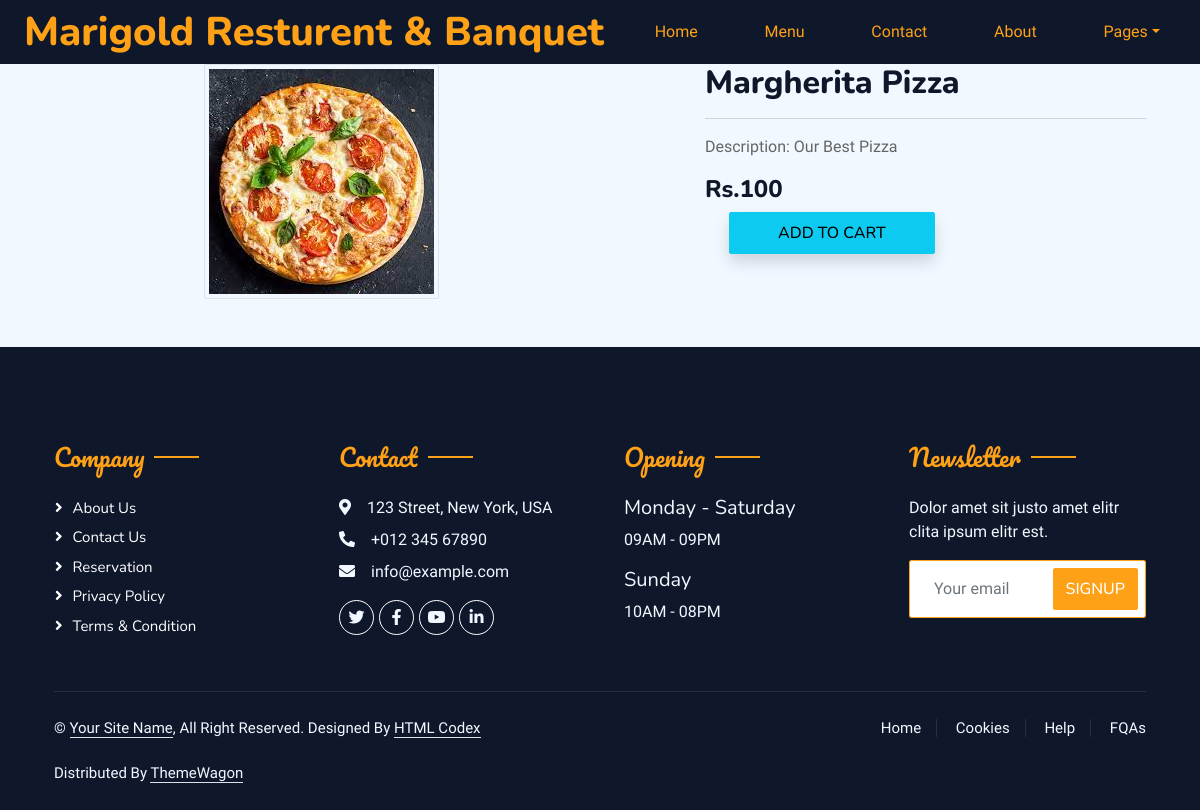
The app's page /foodetail/3 (signed in) with its own data.
### myapp/models.py (models this page shows, shortened)
class Food(models.Model):
    food_name = models.CharField(max_length=150)
    food_category = models.ForeignKey(Category, on_delete=models.CASCADE)
    price = models.IntegerField(default=0)
    dec = models.CharField(max_length=500, default="")
    image = models.ImageField(upload_to="static/img", default="")

### myapp/views.py (the view)
# urls.py: path('foodetail/<int:pk>', views.foodetail, name='foodetail'),
def foodetail(request, pk):
    totaltitem = 0
    food = Food.objects.get(pk=pk)
    email = request.session['email']
    totaltitem = len(profile.objects.filter(email=email))
    item_already_in_cart = False
    if request.session.has_key('email'):
        item_already_in_cart = Cart.objects.filter(
            Q(food=food.id) & Q(email=email)).exists()
        Data = {
            'food': food,
            'item_already_in_cart': item_already_in_cart,
            'totaltitem': totaltitem
        }
    return render(request, "foodetail.html", Data)

### template/foodetail.html (shortened to what this page needs)
<!DOCTYPE html>
<html lang="en">
<head>
  <link href="https://cdn.jsdelivr.net/npm/bootstrap@5.3.2/dist/css/bootstrap.min.css" rel="stylesheet"
>
  <link href="https://cdnjs.cloudflare.com/ajax/libs/font-awesome/5.10.0/css/all.min.css" rel="stylesheet">
  <link href="https://cdn.jsdelivr.net/npm/bootstrap-icons@1.4.1/font/bootstrap-icons.css" rel="stylesheet">
  <link href="/static/home/lib/animate/animate.min.css" rel="stylesheet">
  <link href="/static/home/lib/owlcarousel/assets/owl.carousel.min.css" rel="stylesheet">
  <link href="/static/home/lib/tempusdominus/css/tempusdominus-bootstrap-4.min.css" rel="stylesheet" />
  <link href="/static/home/css/bootstrap.min.css" rel="stylesheet">
  <link href="/static/home/css/style.css" rel="stylesheet">
  <link href="https://cdnjs.cloudflare.com/ajax/libs/font-awesome/5.10.0/css/all.min.css" rel="stylesheet">
  <link href="https://cdn.jsdelivr.net/npm/bootstrap-icons@1.4.1/font/bootstrap-icons.css" rel="stylesheet">
  <link href="/static/home/lib/animate/animate.min.css" rel="stylesheet">
  <link href="/static/home/lib/owlcarousel/assets/owl.carousel.min.css" rel="stylesheet">
  <link href="/static/home/lib/tempusdominus/css/tempusdominus-bootstrap-4.min.css" rel="stylesheet" />
  <link href="/static/home/css/bootstrap.min.css" rel="stylesheet">
  <link href="/static/home/css/style.css" rel="stylesheet">
</head>
<body>
    <nav class="navbar navbar-expand-lg  bg-dark">
      <div class="container-fluid">
        <h1 class="text-primary m-0">Marigold Resturent & Banquet</h1>
        <a href="{% url 'home' %}" class="nav-item nav-link">Home</a>
        <div class="nav-item dropdown">
          <a href="{% url 'food' %}" class="nav-link active">Menu</a>
        </div>
        <a href="{% url 'contact' %}" class="nav-item nav-link">Contact</a>
        <a href="{% url 'about'%}" class="nav-item nav-link">About</a>
        <div class="nav-item dropdown">
          <a href="#" class="nav-link dropdown-toggle" data-bs-toggle="dropdown">Pages</a>
        </div>
      </div>
    </nav>
    <div class="container ">
      <div class="row">
        <div class="col-sm-6 text-center align self-center">
          <img src="{{food.image.url}}" alt="" class="img-fluid img-thumbnail">
        </div>
        <div class="col-sm-5 offset-sm-1">
          <h2>{{food.food_name}}</h2>
          <hr>
          <p>Description: {{food.dec}}</p>
          <h4>Rs.{{food.price}}</h4>
          {% if request.session %}
          {% if item_already_in_cart %}
          <a href="/show_cart" class='btn btn-warning shadow px-5 py-2 ms-4'>Go To Cart</a>
          {% else %}
          <form action="/add_to_cart" class="btn-block">
            <button type="submit" class=" btn btn-info shadow px-5 py-2 ms-4">Add to Cart</button>
          </form>
          {% endif %}
          {% endif %}
        </div>
      </div>
    </div>
    <div class="container-fluid bg-dark text-light footer pt-5 mt-5 wow fadeIn" data-wow-delay="0.1s">
      <div class="container py-5">
        <div class="row g-5">
          <div class="col-lg-3 col-md-6">
            <h4 class="section-title ff-secondary text-start text-primary fw-normal mb-4">Company</h4>
            <a class="btn btn-link" href="">About Us</a>
            <a class="btn btn-link" href="">Contact Us</a>
            <a class="btn btn-link" href="">Reservation</a>
            <a class="btn btn-link" href="">Privacy Policy</a>
            <a class="btn btn-link" href="">Terms & Condition</a>
          </div>
          <div class="col-lg-3 col-md-6">
            <h4 class="section-title ff-secondary text-start text-primary fw-normal mb-4">Contact</h4>
            <p class="mb-2"><i class="fa fa-map-marker-alt me-3"></i>123 Street, New York, USA</p>
            <p class="mb-2"><i class="fa fa-phone-alt me-3"></i>+012 345 67890</p>
            <p class="mb-2"><i class="fa fa-envelope me-3"></i>info@example.com</p>
            <div class="d-flex pt-2">
              <a class="btn btn-outline-light btn-social" href=""><i class="fab fa-twitter"></i></a>
              <a class="btn btn-outline-light btn-social" href=""><i class="fab fa-facebook-f"></i></a>
              <a class="btn btn-outline-light btn-social" href=""><i class="fab fa-youtube"></i></a>
              <a class="btn btn-outline-light btn-social" href=""><i class="fab fa-linkedin-in"></i></a>
            </div>
          </div>
          <div class="col-lg-3 col-md-6">
            <h4 class="section-title ff-secondary text-start text-primary fw-normal mb-4">Opening</h4>
            <h5 class="text-light fw-normal">Monday - Saturday</h5>
            <p>09AM - 09PM</p>
            <h5 class="text-light fw-normal">Sunday</h5>
            <p>10AM - 08PM</p>
          </div>
          <div class="col-lg-3 col-md-6">
            <h4 class="section-title ff-secondary text-start text-primary fw-normal mb-4">Newsletter</h4>
            <p>Dolor amet sit justo amet elitr clita ipsum elitr est.</p>
            <div class="position-relative mx-auto" style="max-width: 400px;">
              <input class="form-control border-primary w-100 py-3 ps-4 pe-5" type="text" placeholder="Your email">
              <button type="button" class="btn btn-primary py-2 position-absolute top-0 end-0 mt-2 me-2">SignUp</button>
            </div>
          </div>
        </div>
      </div>
      <div class="container">
        <div class="copyright">
          <div class="row">
            <div class="col-md-6 text-center text-md-start mb-3 mb-md-0">
              &copy; <a class="border-bottom" href="#">Your Site Name</a>, All Right Reserved.
              Designed By <a class="border-bottom" href="https://htmlcodex.com">HTML Codex</a><br><br>
              Distributed By <a class="border-bottom" href="https://themewagon.com" target="_blank">ThemeWagon</a>
            </div>
            <div class="col-md-6 text-center text-md-end">
              <div class="footer-menu">
                <a href="">Home</a>
                <a href="">Cookies</a>
                <a href="">Help</a>
                <a href="">FQAs</a>
              </div>
            </div>
          </div>
        </div>
      </div>
    </div>
</body>
</html>

### static/home/css/style.css (style rules this page uses)
:root { --primary: #FEA116; --light: #F1F8FF; --dark: #0F172B; }
.ff-secondary { font-family: 'Pacifico', cursive; }
.btn { font-family: 'Nunito', sans-serif; font-weight: 500; text-transform: uppercase; transition: .5s; }
.btn.btn-primary, .btn.btn-secondary { color: #FFFFFF; }
.section-title { position: relative; display: inline-block; }
.section-title::before { position: absolute; content: ""; width: 45px; height: 2px; top: 50%; left: -55px; margin-top: -1px; background: var(--primary); }
.section-title::after { position: absolute; content: ""; width: 45px; height: 2px; top: 50%; right: -55px; margin-top: -1px; background: var(--primary); }
.section-title.text-start::before, .section-title.text-end::after { display: none; }
.footer .btn.btn-social { margin-right: 5px; width: 35px; height: 35px; display: flex; align-items: center; justify-content: center; color: var(--light); border: 1px solid #FFFFFF; border-radius: 35px; transition: .3s; }
.footer .btn.btn-link { display: block; margin-bottom: 5px; padding: 0; text-align: left; color: #FFFFFF; font-size: 15px; font-weight: normal; text-transform: capitalize; transition: .3s; }
.footer .btn.btn-link::before { position: relative; content: "\f105"; font-family: "Font Awesome 5 Free"; font-weight: 900; margin-right: 10px; }
.footer .copyright { padding: 25px 0; font-size: 15px; border-top: 1px solid rgba(256, 256, 256, .1); }
.footer .copyright a { color: var(--light); }
.footer .footer-menu a { margin-right: 15px; padding-right: 15px; border-right: 1px solid rgba(255, 255, 255, .1); }
.footer .footer-menu a:last-child { margin-right: 0; padding-right: 0; border-right: none; }

### records on screen
Food: image (picture), food_name "Margherita Pizza", dec "Our Best Pizza", price "100"
